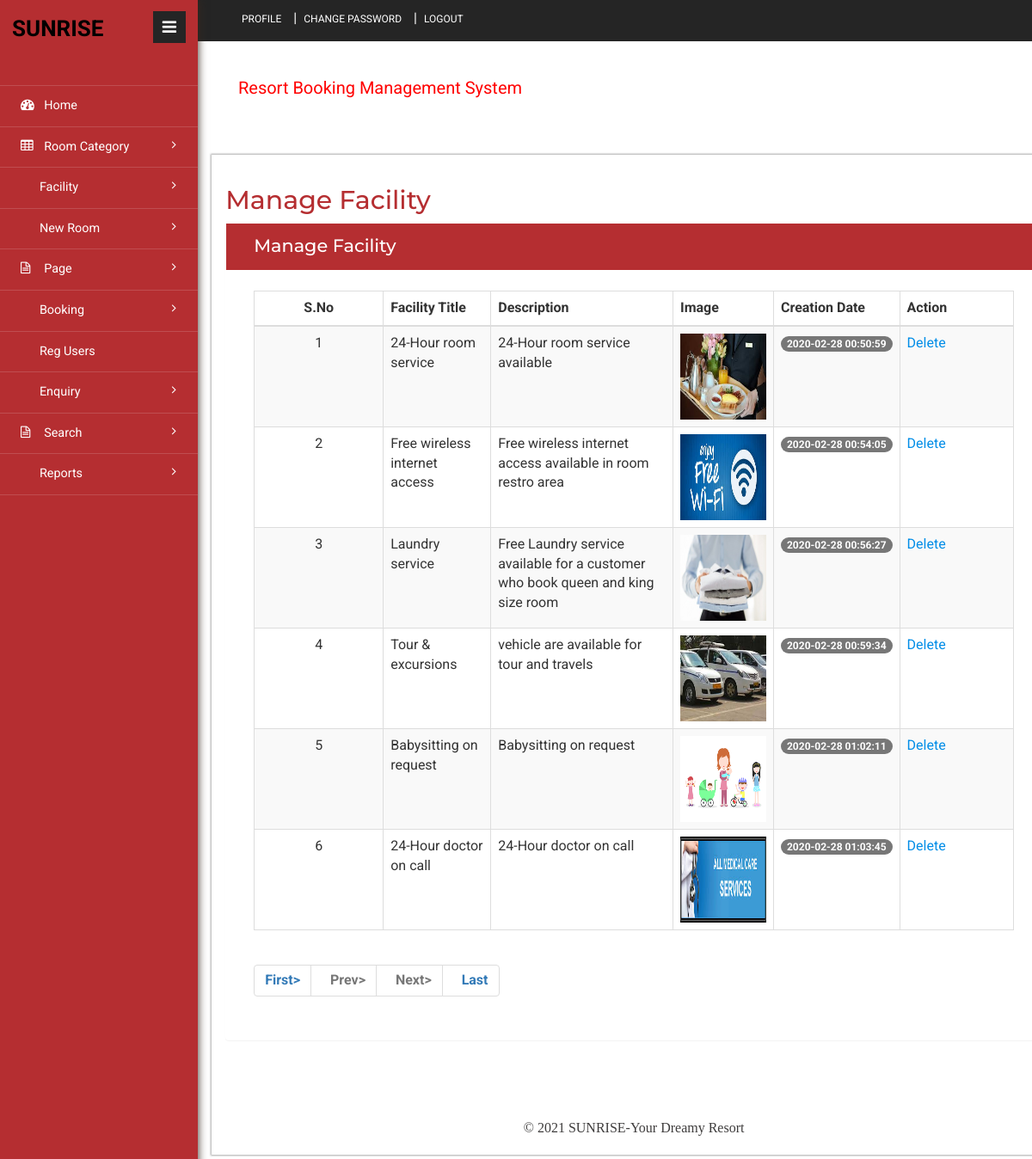
Screenshot of /admin/manage-facility.php (signed in) with the database file from the repository.
### tables this page shows
CREATE TABLE `tblfacility` (
  `ID` int(10) NOT NULL,
  `FacilityTitle` varchar(200) DEFAULT NULL,
  `Description` mediumtext DEFAULT NULL,
  `Image` varchar(200) DEFAULT NULL,
  `CreationDate` timestamp NULL DEFAULT current_timestamp()
);

### admin/manage-facility.php (the view, shortened to what this page needs)
<?php
include('includes/dbconnection.php');
if (strlen($_SESSION['hbmsaid']==0)) {
  header('location:logout.php');
  } else{
?>
<!DOCTYPE HTML>
<html>
<head>
<link href="css/bootstrap.min.css" rel='stylesheet' type='text/css' />
<link href="css/style.css" rel='stylesheet' type='text/css' />
<link href="css/font-awesome.css" rel="stylesheet">
<link rel="stylesheet" href="css/icon-font.min.css" type='text/css' />
</head>
<body>
   <div class="page-container">
	<div class="left-content">
	   <div class="inner-content">
			<?php include_once('includes/header.php');?>
			<div class="content">
<div class="women_main">
	<div class="grids">
					<div class="progressbar-heading grids-heading">
						<h2>Manage Facility</h2>
					</div>
					<div class="panel panel-widget forms-panel">
						<div class="forms">
							<div class="form-grids widget-shadow" data-example-id="basic-forms">
								<div class="form-title">
									<h4>Manage Facility </h4>
								</div>
								<div class="form-body">
									     <table class="table table-bordered table-striped table-vcenter js-dataTable-full-pagination">
                                <thead>
                                    <tr>
                                        <th class="text-center">S.No</th>
                                        <th>Facility Title</th>
                                        <th class="d-none d-sm-table-cell">Description</th>
                                        <th class="d-none d-sm-table-cell">Image</th>
                                        <th class="d-none d-sm-table-cell">Creation Date</th>
                                        <th class="d-none d-sm-table-cell" style="width: 15%;">Action</th>
                                       </tr>
                                </thead>
                                <tbody>
                                    <?php
                                    if (isset($_GET['pageno'])) {
            $pageno = $_GET['pageno'];
        } else {
            $pageno = 1;
        }
        $no_of_records_per_page = 10;
        $offset = ($pageno-1) * $no_of_records_per_page;
       $ret = "SELECT ID FROM tblfacility";
$query1 = $dbh -> prepare($ret);
$query1->execute();
$total_rows=$query1->rowCount();
$total_pages = ceil($total_rows / $no_of_records_per_page);
$sql="SELECT * from tblfacility LIMIT $offset, $no_of_records_per_page";
$query = $dbh -> prepare($sql);
$query->execute();
$results=$query->fetchAll(PDO::FETCH_OBJ);
$cnt=1;
if($query->rowCount() > 0)
{
foreach($results as $row)
{               ?>
                                    <tr>
                                        <td class="text-center"><?php echo htmlentities($cnt);?></td>
                                        <td class="font-w600"><?php  echo htmlentities($row->FacilityTitle);?></td>
                                        <td class="d-none d-sm-table-cell"><?php  echo htmlentities($row->Description);?></td>
                                         <td class="d-none d-sm-table-cell"><img src="images/<?php echo $row->Image;?>" width="100" height="100"></td>
                                        <td class="d-none d-sm-table-cell">
                                            <span class="badge badge-primary"><?php  echo htmlentities($row->CreationDate);?></span>
                                        </td>
                                         <td class="d-none d-sm-table-cell"><a href="manage-facility.php?delid=<?php echo ($row->ID);?>" onclick="return confirm('Do you really want to Delete ?');">Delete</a></td>
                                    </tr>
                                    <?php $cnt=$cnt+1;}} ?>
                                </tbody>
                            </table>
                            <div align="left">
    <ul class="pagination" >
        <li><a href="?pageno=1"><strong>First></strong></a></li>
        <li class="<?php if($pageno <= 1){ echo 'disabled'; } ?>">
            <a href="<?php if($pageno <= 1){ echo '#'; } else { echo "?pageno=".($pageno - 1); } ?>"><strong style="padding-left: 10px">Prev></strong></a>
        </li>
        <li class="<?php if($pageno >= $total_pages){ echo 'disabled'; } ?>">
            <a href="<?php if($pageno >= $total_pages){ echo '#'; } else { echo "?pageno=".($pageno + 1); } ?>"><strong style="padding-left: 10px">Next></strong></a>
        </li>
        <li><a href="?pageno=<?php echo $total_pages; ?>"><strong style="padding-left: 10px">Last</strong></a></li>
    </ul>
</div>
								</div>
							</div>
						</div>
					</div>
				</div>
<?php include_once('includes/footer.php');?>
</div>
</div>
		</div>
</div>
			<?php include_once('includes/sidebar.php');?>
							</div>
</body>
</html><?php }  ?>

### admin/includes/header.php (shortened to what this page needs)
<div class="header-section">
                        <div class="top_bg">
                                <div class="header_top">
                                    <div class="top_right">
                                        <ul>
                                            <li><a href="profile.php">Profile</a></li>|
                                            <li><a href="change-password.php">Change Password</a></li>|
                                            <li><a href="logout.php">Logout</a></li>
                                        </ul>
                                    </div>
                                        <div class="clearfix"> </div>
                                </div>
                        </div>
                </div>
                <div class="header_bg">
                            <div class="header">
                                <div class="head-t">
                                    <div class="logo">
                                        <a href="dashboard.php" style="font-size: 20px;color: red">Resort Booking Management System </a>
                                    </div>
                                <div class="clearfix"> </div>
                            </div>
                        </div>
                </div>

### admin/includes/footer.php (shortened to what this page needs)
<div>
            <div class="footer">
                        <p style="font-family: cursive;">© 2021 SUNRISE-Your Dreamy Resort</p>
            </div>
        </div>

### admin/includes/sidebar.php (shortened to what this page needs)
<div class="sidebar-menu">
                <header class="logo1">
                  <span style="color:#000; font-size:26px; font-weight:bold">SUNRISE</span>
                    <a href="#" class="sidebar-icon"><span class="fa fa-bars"></span> </a>
                </header>
                       <div class="menu">
                                <ul id="menu" >
                                    <li><a href="dashboard.php"><i class="fa fa-tachometer"></i> <span>Home</span></a></li>
                                     <li id="menu-academico" ><a href="#"><i class="fa fa-table"></i> <span> Room Category</span> <span class="fa fa-angle-right" style="float: right"></span></a>
                                    </li>
                                      <li id="menu-academico" ><a href="#"><i class="lnr lnr-layers"></i> <span>Facility</span> <span class="fa fa-angle-right" style="float: right"></span></a>
                                 </li>
                                  <li id="menu-academico" ><a href="#"><i class="lnr lnr-pencil"></i> <span>New Room</span> <span class="fa fa-angle-right" style="float: right"></span></a>
                                 </li>
                                 <li id="menu-academico" ><a href="#"><i class="fa fa-file-text-o"></i> <span>Page</span> <span class="fa fa-angle-right" style="float: right"></span></a>
                                 </li>
                                 <li id="menu-academico" ><a href="#"><i class="lnr lnr-book"></i> <span>Booking</span> <span class="fa fa-angle-right" style="float: right"></span></a>
                                 </li>
                                <li><a href="reg-users.php"><i class="lnr lnr-users"></i> <span>Reg Users</span></a></li>
                                <li id="menu-academico" ><a href="#"><i class="lnr lnr-book"></i> <span>Enquiry</span> <span class="fa fa-angle-right" style="float: right"></span></a>
                                 </li>
                                  <li id="menu-academico" ><a href="#"><i class="fa fa-file-text-o"></i> <span>Search</span> <span class="fa fa-angle-right" style="float: right"></span></a>
                                 </li>
                                <li id="menu-academico" ><a href="#"><i class="lnr lnr-layers"></i> <span>Reports</span> <span class="fa fa-angle-right" style="float: right"></span></a>
                                 </li>
                              </ul>
                            </div>
                          </div>

### rows the page displays
tblfacility: FacilityTitle "24-Hour room service", Description "24-Hour room service available", Image (picture), CreationDate "2020-02-28 00:50:59"
tblfacility: FacilityTitle "Free wireless internet access", Description "Free wireless internet access available in room restro area", Image (picture), CreationDate "2020-02-28 00:54:05"
tblfacility: FacilityTitle "Laundry service", Description "Free Laundry service available for a customer who book queen and king size room", Image (picture), CreationDate "2020-02-28 00:56:27"
tblfacility: FacilityTitle "Tour & excursions", Description "vehicle are available for tour and travels", Image (picture), CreationDate "2020-02-28 00:59:34"
tblfacility: FacilityTitle "Babysitting on request", Description "Babysitting on request", Image (picture), CreationDate "2020-02-28 01:02:11"
tblfacility: FacilityTitle "24-Hour doctor on call", Description "24-Hour doctor on call", Image (picture), CreationDate "2020-02-28 01:03:45"
